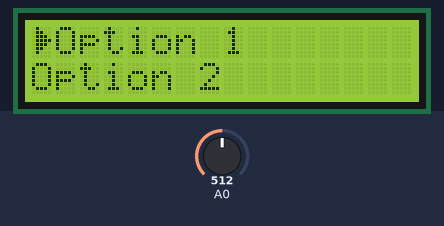
Simulated run of this sketch. Board: Arduino Uno, built with avr-gcc and run on an emulated ATmega328P. On the bench: 16×2 character LCD. Inputs (shaded band) come from the test bench; at power-on: A0 = 512.

Above: at 1.2 s.
1.3 s: A0 set to 415
2.8 s: A0 set to 388
At 3.18 s:
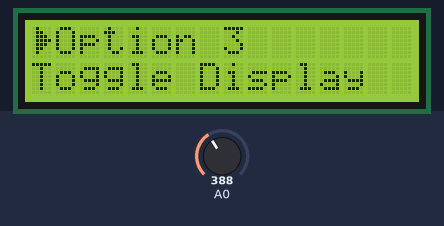
5.6 s: A0 set to 511
7.1 s: A0 set to 306
At 7.25 s:
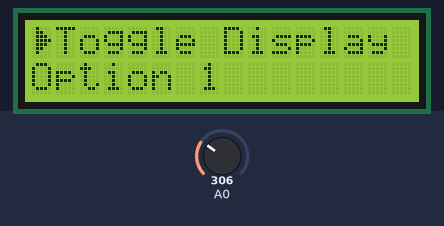
Timing chart, 0 to 10.1 s (numbered marks = the images above; inputs shaded):
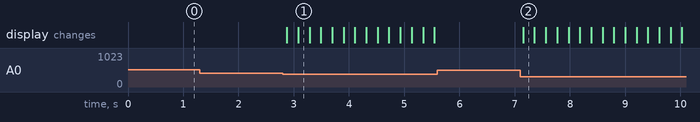

The sketch:

second_LCD_Menu.ino
```cpp
#include <LiquidCrystal.h>
#define DEBUGMODE true
#define btnRIGHT  0
#define btnUP     1
#define btnDOWN   2
#define btnLEFT   3
#define btnSELECT 4
#define btnNONE   5
/***************************/
#define DB4       4
#define DB5       5
#define DB6       6
#define DB7       7
#define RS        8
#define ENABLE    9
#define BACKLIGHT 10

/************************/
#define NUMBEROPTIONS 4
#define TOGGLEDISPLAYOPTION 3

  /*
Analog 0  Button (select, up, right, down and left)
Digital 4 DB4
Digital 5 DB5
Digital 6 DB6
Digital 7 DB7
Digital 8 RS (Data or Signal Display Selection)
Digital 9 Enable
Digital 10  Backlit Control
*/

boolean changed            = false;
uint8_t btnPressed         = btnNONE;
int currentMenuItem        = 0;
String menu[NUMBEROPTIONS] = { "Option 1", "Option 2", "Option 3", "Toggle Display"};
int btnRange[]             = { 60,200,400,600,800 };
//triangle
byte customChar[8]         = {
    0b01000,
    0b01100,
    0b01110,
    0b01111,
    0b01110,
    0b01100,
    0b01000,
    0b00000
};

LiquidCrystal lcd(RS, ENABLE, DB4, DB5, DB6, DB7);
boolean displayon;
uint8_t readLCDBtn()
{
    int x = analogRead(0);
    uint8_t choice = btnNONE;
    if (x < btnRange[btnRIGHT])
        choice = btnRIGHT;
    else if (x < btnRange[btnUP])
        choice = btnUP;
    else if (x < btnRange[btnDOWN])
        choice = btnDOWN;
    else if (x < btnRange[btnLEFT])
        choice = btnLEFT;
    else if (x < btnRange[btnSELECT])
        choice = btnSELECT;
    return choice;
}

void setup()
{
    lcd.begin(16, 2);
    lcd.createChar((uint8_t)0, customChar);
    lcd.noCursor();
    displayMenu();
    displayon = true;
}

void loop()
{
    btnPressed = readLCDBtn();
    if (btnPressed != btnNONE)
        processChoice(btnPressed);
    delay(200);
}

void displayMenu()
{
    lcd.clear();
    lcd.setCursor(0, 0);
    lcd.write((uint8_t)0);
    lcd.setCursor(1, 0);
    lcd.print(menu[currentMenuItem]);
    lcd.setCursor(0,1);
    lcd.print(menu[(currentMenuItem + 1) % NUMBEROPTIONS]);
}


void processChoice(uint8_t selection)
{
    switch (selection)
    {
    case btnRIGHT:
        break;
    case btnUP:
        --currentMenuItem;
        if (currentMenuItem == -1)
            currentMenuItem = NUMBEROPTIONS - 1;
        displayMenu();
        break;
    case btnDOWN:
        ++currentMenuItem;
        if (currentMenuItem == NUMBEROPTIONS)
            currentMenuItem = 0;
        displayMenu();
        break;
    case btnLEFT:
        break;
    case btnSELECT:
        doOption();
        break;
    default:
        return;
        break;
    }
    btnPressed = btnNONE;
}

void doOption()
{
  switch(currentMenuItem)
  {
    case 3:
        (displayon)? (lcd.noDisplay()) : (lcd.display());
        displayon = !displayon;
        break;
    default:
        break;
  }

}
```

Measured:
- the behaviour switches between 400 and 399 on A0 (found by bisection; images 0 and 1)
- after the input at 1.3 s, every drawn part: stays the same
- after the input at 2.8 s, the display: first changes after 0.08 s (image 1 shows a later state)
- after the input at 5.6 s, every drawn part: stays the same
- after the input at 7.1 s, the display: changes after 0.05 s (image 2)
